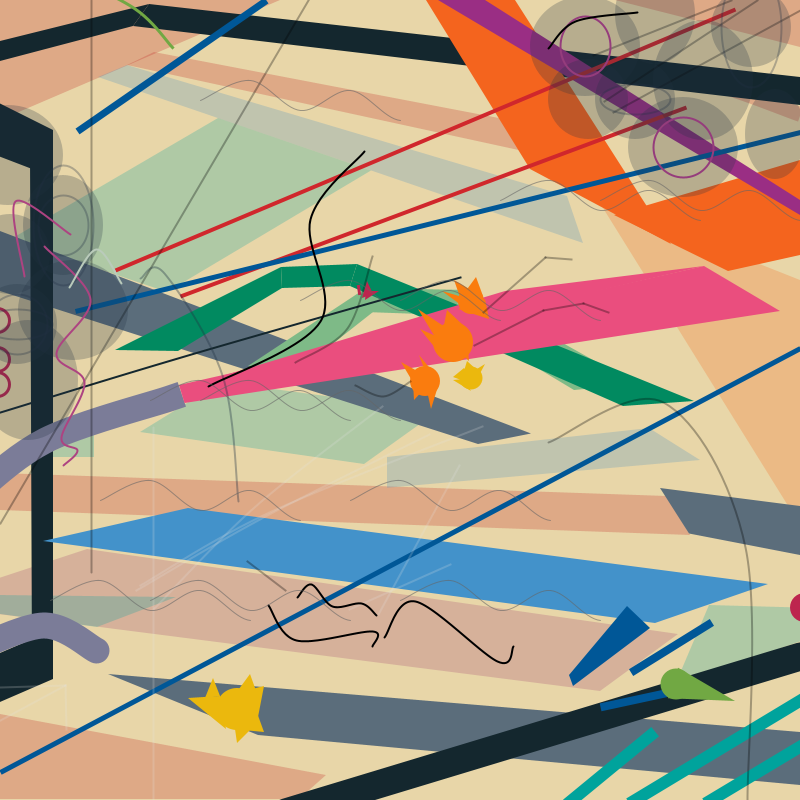
Frame 1 (no input)
Frame 60 (the mouse pressed at the canvas centre just before this capture): identical to frame 1, image omitted
Frame 120 (the mouse held since frame 60 and released just before this capture): identical to frame 1, image omitted

The Processing sketch that drew this single still picture (run headless with seeded random() and noise(); from frame 60 on, the mouse is pressed at the canvas centre):

// Processing sketch: Sketch_1
// ── Sketch_1.pde
void setup() {
  size(800, 800);
}

void draw() {
  background(#E8D6A8);
  stroke(255);

  noStroke();

  // top left triangle
  fill(189, 33, 34, 63);
  triangle(280, 0, 0, 120, 0, 0);

  // bottom left red shape
  fill(189, 33, 34, 63);
  quad(0, 714, 326, 775, 299, 799, 0, 799);

  // orange triangle on near top right
  noStroke();
  fill(244, 100, 30, 63);
  triangle(800, 280, 598, 200, 800, 525);

  // red quad next to triangle
  fill(189, 33, 34, 63);
  quad(154, 52, 127, 65, 537, 154, 525, 123);

  // red traingle top right
  fill(189, 33, 34, 63);
  triangle(615, 0, 800, 0, 800, 47);

  // blue quad next to red quad
  fill(69, 140, 196, 63);
  quad(127, 65, 98, 77, 583, 243, 567, 196);

  // teel quad next to blue quad
  fill(0, 163, 156, 63);
  quad(218, 118, 11, 239, 167, 292, 371, 170.5);

  quad(438, 411, 364, 464, 140, 432, 221, 382);
  triangle(94, 433, 94, 457, 40, 457);
  triangle(890, 610, 709, 605, 675, 685);

  // purpule quad at the near bottom
  fill(156, 64, 113, 63);
  quad(87, 549, -80, 604, 600, 691, 678, 634);

  // teel quad on purple
  fill(0, 163, 156, 63);
  quad(0, 595, 176, 597, 97, 627, 0, 614);

  // red quad close to middle
  fill(189, 33, 34, 63);
  quad(0, 473, 0, 519 - 9, 690, 544 - 9, 667, 496);

  // blue quad higher than red in middle
  fill(69, 140, 196, 63);
  quad(387, 487.8, 387, 457, 649, 428, 700, 460);

  // red curve line
  stroke(189, 33, 34, 63);
  strokeWeight(15);
  strokeCap(SQUARE);
  noFill();

  beginShape();
  curveVertex(603, 71);
  curveVertex(603, 71);
  curveVertex(700, 80);
  curveVertex(800, 114);
  curveVertex(800, 114);
  endShape();

  // light gray shape from left to right
  noStroke();
  fill(#5b6d7b);
  quad(0, 231, 531, 433.5, 478, 441 + 3, 0, 288 + 3);

  // light gray quad on right
  noStroke();
  fill(#5b6d7b);
  quad(660, 488, 800, 500 + 6, 800, 549 + 6, 689, 533.5);

  // light gray quad at the bottom
  noStroke();
  fill(#5b6d7b);
  quad(108, 662 + 12, 800, 713 + 7 + 12, 800, 770 + 7 - 4 + 12, 258, 727 - 4 + 12);

  // dark gray lines on the left side
  noStroke();
  fill(#14272e);
  quad(0 - 7, 705, 0 - 7, 656, 60 - 7, 630, 60 - 7, 679);
  fill(#14272e);
  quad(0 - 7, 100, 0 - 7, 154, 60 - 7, 177, 60 - 7, 130);
  fill(#14272e);
  quad(37 - 7, 152, 60 - 7, 165, 60 - 7, 630, 39 - 7, 670);

  // dark gray lines on top
  noStroke();
  fill(#14272e);
  quad(0, 41, 149, 4, 133, 26, 0, 61);
  quad(149, 4, 800, 77, 800, 105, 133, 26);

  // orange shape on top right
  noStroke();
  fill(#f4641e);
  quad(437 - 11, 0, 526 - 11, 0, 682 - 11, 238 + 6, 541 - 11, 163 + 6);
  quad(614, 215, 800, 160, 800, 255, 728, 271);

  // light blue-ish gray on the left
  stroke(#7b7c98);
  strokeWeight(26);
  strokeCap(PROJECT);
  noFill();

  beginShape();
  curveVertex(169, 398);
  curveVertex(169, 398);
  curveVertex(45, 440);
  curveVertex(0 - 35, 501);
  curveVertex(0 - 35, 501);
  endShape();

  strokeCap(ROUND);
  beginShape();
  curveVertex(96, 650);
  curveVertex(96, 650);
  curveVertex(43, 625);
  curveVertex(0 - 35, 653);
  curveVertex(0 - 35, 653);
  endShape();

  // dark gray line at bottom
  stroke(#14272e);
  strokeWeight(28);
  line(800, 656, 285, 800 + 12);

  // green shape (smaller)
  noStroke();
  fill(#7eba87);
  quad(260 - 12, 366, 366, 288, 373, 312, 312 - 10, 368);
  quad(366, 288, 468, 290, 449, 315, 365, 312);
  quad(468, 290, 622 + 14, 384, 566 + 8, 390, 449, 315);

  // green shape (larger)
  noStroke();
  fill(#018a60);
  quad(115, 350, 281, 267, 282, 288, 178, 351);
  quad(281, 267, 357, 264, 350, 286, 282, 288);
  quad(357, 264, 694, 401, 623, 406, 350, 286);

  // pink shape :3
  noStroke();
  fill(#ea4e7e);
  quad(179, 385, 704, 266, 780, 311, 184.5, 403);
  triangle(704, 266, 505, 291, 179, 389);

  // purple stripe top right
  noStroke();
  fill(#9a2e84);
  quad(485, 0, 800, 200, 800, 215, 438, 0);

  // red stripes top
  stroke(#d0272c);
  strokeCap(SQUARE);
  strokeWeight(4);
  line(735, 9, 115, 270);
  line(686, 107, 180, 296);

  // dark blueish gray from across canvas top
  stroke(#005797);
  strokeCap(SQUARE);
  strokeWeight(7);
  line(266, 0, 77, 131);

  // blue quad in middle
  noStroke();
  fill(#4392ca);
  quad(43, 524 + 17, 188, 491 + 17, 768, 567 + 17, 655, 606 + 17);

  // dark blueish gray from across canvas
  stroke(#005797);
  strokeWeight(5);
  line(800, 348, 0, 772);

  // dark blueish gray from across canvas top  right
  stroke(#005797);
  strokeWeight(5);
  line(800, 132, 75, 311);

  // teel stripes
  stroke(0, 163, 156);
  strokeWeight(12);
  strokeCap(PROJECT);
  line(800, 746, 710, 800);
  line(800, 700, 634, 800);
  line(650, 735, 571, 800);
  strokeWeight(8);

  // dark blue stripes
  stroke(#005797);
  line(669, 692, 604, 706);
  line(634, 670, 708, 624);
  noStroke();
  fill(#005797);
  quad(573, 686, 569, 675, 627, 606, 650, 628);

  // white tiny stripes
  stroke(225, 225, 225, 53);
  strokeWeight(2);
  noFill();

  beginShape();
  curveVertex(482, 426);
  curveVertex(482, 426);
  curveVertex(269, 512);
  curveVertex(140, 585);
  curveVertex(140, 585);
  endShape();

  beginShape();
  curveVertex(429, 434);
  curveVertex(429, 434);
  curveVertex(265, 516);
  curveVertex(136, 590);
  curveVertex(136, 590);
  endShape();

  beginShape();
  curveVertex(382, 406);
  curveVertex(382, 406);
  curveVertex(254, 507);
  curveVertex(154, 608);
  curveVertex(154, 608);
  endShape();

  line(459, 465, 378, 614);
  line(450, 564, 349, 609);

  line(0, 687, 65, 685);
  line(65, 685, 66, 729);
  line(65, 685, 0, 720);

  // dark gray curved stripe
  stroke(20, 39, 46);
  strokeWeight(2);
  strokeCap(PROJECT);
  noFill();

  beginShape();
  curveVertex(0, 412);
  curveVertex(0, 412);
  curveVertex(191, 354);
  curveVertex(460, 277);
  curveVertex(460, 277);
  endShape();

  // dark gray arc shaped stripes on bottom right
  stroke(0);
  noFill();
  // arc(175, 35, 50, 50, -PI / 6, PI / 6, OPEN); // fix this

  // green linr on top and green wobble at bottom
  stroke(#71a843);
  strokeWeight(3);
  beginShape();
  curveVertex(58, -30);
  curveVertex(58, -30);
  curveVertex(134, 8);
  curveVertex(172, 47);
  curveVertex(172, 47);
  endShape();

  fill(#71a843);
  noStroke();
  ellipse(676, 684, 31, 31);
  triangle(735, 701, 678, 667.7, 668, 698.2);

  // yellow skiked circles
  fill(#ebb80d);
  ellipse(237, 709, 42, 42);
  // angle(251, 694, 264, 700, 254, 715);
  triangle(259, 699, 250, 674, 236, 693);
  triangle(244, 691, 264, 686, 258, 717);
  triangle(220, 696, 213, 678, 205, 698);
  triangle(220, 696, 188, 698, 226, 729);
  triangle(256, 710, 264, 732, 233, 729);
  triangle(234, 722, 237, 743, 253, 727);

  fill(#fa7c0e);
  ellipse(471, 301, 26, 26);
  triangle(485, 299, 489, 319, 458, 309);
  triangle(483, 296, 476, 277, 465, 292);
  triangle(471, 290, 454, 280, 461, 300);
  triangle(466, 298, 442, 291, 465, 308);

  ellipse(453, 342, 40, 40);
  triangle(448, 329, 418, 309, 438, 342);
  triangle(468, 350, 469, 361, 454, 347);
  triangle(464, 326, 447, 310, 444, 325);
  triangle(438, 337, 420, 329, 440, 354);

  ellipse(425, 381, 30, 30);
  triangle(432, 371, 419, 355, 425, 371);
  triangle(419, 372, 401, 362, 417, 389);
  triangle(413, 382, 414, 400, 427, 386);
  triangle(426, 386, 431, 409, 439, 383);

  fill(#ebb80d);
  ellipse(471, 378, 23, 23);
  triangle(472, 372, 485, 364, 477, 379);
  triangle(478, 371, 467, 361, 464, 371);
  triangle(464, 368, 453, 377, 464, 381);
  triangle(464, 379, 453, 380, 471, 391);

  // red marks
  fill(#bd254e);
  triangle(373, 294, 367, 281, 362, 298);
  triangle(366, 291, 379, 291, 365, 300);
  stroke(#bd254e);
  strokeWeight(3);
  line(358, 286, 359, 293);
  ellipse(804, 607, 26, 26);

  noFill();
  stroke(#bd254e);
  ellipse(-3, 384, 24, 24);
  ellipse(-3, 359, 24, 24);
  ellipse(-3, 320, 24, 24);

  // black ashes thingies (last layer)
  stroke(0, 0, 0, 78);
  strokeWeight(2);
  line(483, 312, 545, 257);
  line(545, 257, 571, 259);
  line(474, 345, 543, 310);
  line(543, 310, 583, 303);
  line(583, 303, 608, 312);
  line(247, 561, 285, 590);

  line(308, 0, 0, 523);

  line(800, 10, 613, 112);
  line(731, 0, 593, 55);
  line(757, 0, 604, 101);

  noFill();
  beginShape();
  curveVertex(410, 381);
  curveVertex(410, 381);
  curveVertex(383, 396);
  curveVertex(355, 385);
  curveVertex(355, 385);
  endShape();
  beginShape();
  curveVertex(295, 362);
  curveVertex(295, 362);
  curveVertex(347, 328);
  curveVertex(372, 256);
  curveVertex(372, 256);
  endShape();

  strokeCap(ROUND);
  beginShape();
  curveVertex(548, 442);
  curveVertex(548, 442);
  curveVertex(663, 402);
  curveVertex(745, 547);
  curveVertex(747, 800);
  curveVertex(747, 800);
  endShape();

  line(91, 0, 91, 572);

  stroke(225, 225, 225, 53);
  strokeWeight(2);
  line(153, 800, 153, 427);

  // squiggly thingies gray ashy idk
  fill(32, 47, 66, 63);
  noStroke();
  ellipse(63, 225, 80, 100);
  ellipse(17, 324, 80, 80);
  ellipse(10, 254, 80, 80);
  ellipse(8, 155, 110, 100);
  ellipse(73, 310, 110, 100);
  ellipse(28, 380, 100, 120);

  noFill();
  stroke(32, 47, 66, 76);
  ellipse(63, 225, 60, 120);
  ellipse(17, 324, 70, 30);
  ellipse(63, 225, 50, 60);
  ellipse(17, 324, 60, 60);

  fill(32, 47, 66, 63);
  noStroke();
  ellipse(655, 14, 80, 100);
  ellipse(751, 27, 80, 80);
  ellipse(635, 99, 80, 80);
  ellipse(585, 46, 110, 100);
  ellipse(683, 147, 110, 100);
  ellipse(703, 80, 100, 120);
  ellipse(588, 99, 80, 80);
  ellipse(775, 134, 60, 90);

  noFill();
  stroke(32, 47, 66, 76);
  ellipse(751, 27, 60, 120);
  ellipse(635, 99, 70, 30);
  stroke(#953c7c);
  ellipse(585, 46, 50, 60);
  ellipse(683, 147, 60, 60);


  stroke(#ad4381);
  noFill();
  beginShape();
  curveVertex(70, 234);
  curveVertex(70, 234);
  curveVertex(15, 201);
  curveVertex(24, 276);
  curveVertex(24, 276);
  endShape();

  beginShape();
  curveVertex(63, 465);
  curveVertex(63, 465);
  curveVertex(77, 450);
  curveVertex(61, 437);
  curveVertex(84, 382);
  curveVertex(56, 353);
  curveVertex(90, 299);
  curveVertex(44, 246);
  curveVertex(44, 246);
  endShape();

  stroke(32, 47, 66, 90);
  noFill();
  beginShape();
  curveVertex(140, 278);
  curveVertex(140, 278);
  curveVertex(164, 273);
  curveVertex(222, 375);
  curveVertex(238, 501);
  curveVertex(238, 501);
  endShape();

  stroke(#bacbbb);
  noFill();
  beginShape();
  curveVertex(69, 287);
  curveVertex(69, 287);
  curveVertex(96, 249);
  curveVertex(121, 283);
  curveVertex(121, 283);
  endShape();

  stroke(0);
  noFill();
  beginShape();
  curveVertex(364, 151);
  curveVertex(364, 151);
  curveVertex(310, 219);
  curveVertex(320, 321);
  curveVertex(208, 386);
  curveVertex(208, 386);
  endShape();

  beginShape();
  curveVertex(268, 605);
  curveVertex(268, 605);
  curveVertex(296, 640);
  curveVertex(372, 631);
  curveVertex(372, 646);
  curveVertex(372, 646);
  endShape();
  beginShape();
  curveVertex(384, 637);
  curveVertex(384, 637);
  curveVertex(415, 601);
  curveVertex(497, 661);
  curveVertex(513, 646);
  curveVertex(513, 646);
  endShape();
  beginShape();
  curveVertex(376, 615);
  curveVertex(376, 615);
  curveVertex(361, 603);
  curveVertex(332, 606);
  curveVertex(311, 584);
  curveVertex(297, 597);
  curveVertex(297, 597);
  endShape();

  stroke(0);
  beginShape();
  curveVertex(548, 48);
  curveVertex(548, 48);
  curveVertex(575, 21);
  curveVertex(637, 12);
  curveVertex(637, 12);
  endShape();

  // mouswe
  //strokeWeight(2);
  //line(0, mouseY, width, mouseY);
  //line(mouseX, 0, mouseX, height);

  stroke(71, 71, 71, 63);
  strokeWeight(1);
  noFill();


  stroke(100, 100, 100, 150);
  strokeWeight(1);

  noFill();
  beginShape();
  curveVertex(100, 500);
  curveVertex(100, 500);
  curveVertex(150, 480);
  curveVertex(200, 510);
  curveVertex(250, 490);
  curveVertex(300, 520);
  curveVertex(350, 500);
  endShape();

  beginShape();
  curveVertex(400, 600);
  curveVertex(400, 600);
  curveVertex(450, 580);
  curveVertex(500, 610);
  curveVertex(550, 590);
  curveVertex(600, 620);
  curveVertex(650, 600);
  endShape();

  beginShape();
  curveVertex(200, 400);
  curveVertex(200, 400);
  curveVertex(250, 380);
  curveVertex(300, 410);
  curveVertex(350, 390);
  curveVertex(400, 420);
  curveVertex(450, 400);
  endShape();

  beginShape();
  curveVertex(300, 300);
  curveVertex(300, 300);
  curveVertex(350, 280);
  curveVertex(400, 310);
  curveVertex(450, 290);
  curveVertex(500, 320);
  curveVertex(550, 300);
  endShape();

  beginShape();
  curveVertex(500, 200);
  curveVertex(500, 200);
  curveVertex(550, 180);
  curveVertex(600, 210);
  curveVertex(650, 190);
  curveVertex(700, 220);
  curveVertex(750, 200);
  endShape();

  beginShape();
  curveVertex(150, 600);
  curveVertex(150, 600);
  curveVertex(200, 580);
  curveVertex(250, 610);
  curveVertex(300, 590);
  curveVertex(350, 620);
  curveVertex(400, 600);
  endShape();

  noFill();
  beginShape();
  curveVertex(50, 600);
  curveVertex(50, 600);
  curveVertex(100, 580);
  curveVertex(150, 610);
  curveVertex(200, 590);
  curveVertex(250, 620);
  curveVertex(300, 600);
  endShape();

  beginShape();
  curveVertex(350, 500);
  curveVertex(350, 500);
  curveVertex(400, 480);
  curveVertex(450, 510);
  curveVertex(500, 490);
  curveVertex(550, 520);
  curveVertex(600, 500);
  endShape();

  beginShape();
  curveVertex(150, 400);
  curveVertex(150, 400);
  curveVertex(200, 380);
  curveVertex(250, 410);
  curveVertex(300, 390);
  curveVertex(350, 420);
  curveVertex(400, 400);
  endShape();

  beginShape();
  curveVertex(400, 300);
  curveVertex(400, 300);
  curveVertex(450, 280);
  curveVertex(500, 310);
  curveVertex(550, 290);
  curveVertex(600, 320);
  curveVertex(650, 300);
  endShape();

  beginShape();
  curveVertex(600, 200);
  curveVertex(600, 200);
  curveVertex(650, 180);
  curveVertex(700, 210);
  curveVertex(750, 190);
  curveVertex(800, 220);
  curveVertex(850, 200);
  endShape();

  beginShape();
  curveVertex(200, 100);
  curveVertex(200, 100);
  curveVertex(250, 80);
  curveVertex(300, 110);
  curveVertex(350, 90);
  curveVertex(400, 120);
  curveVertex(450, 100);
  endShape();
}


//void mousePressed() {
//  print("MouseX is a ");
//  print(mouseX);
//  print(",");
//  print("MouseY is a ");
//  println(mouseY);
//}
